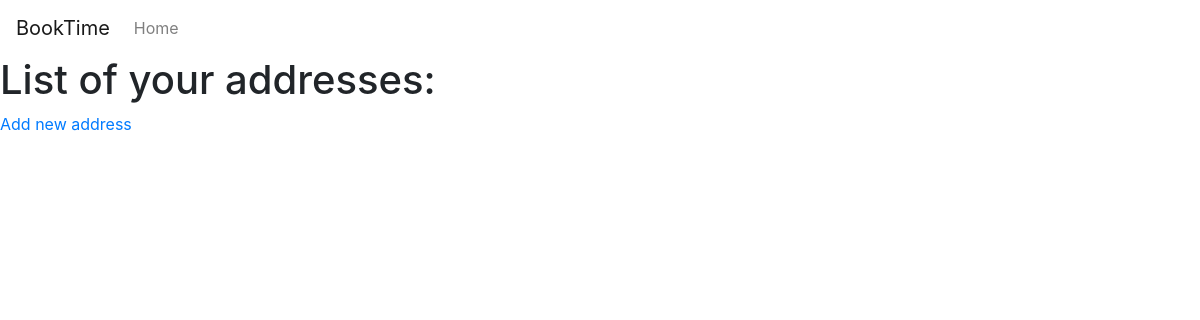
Before: /address/ (signed in) with the older database file.
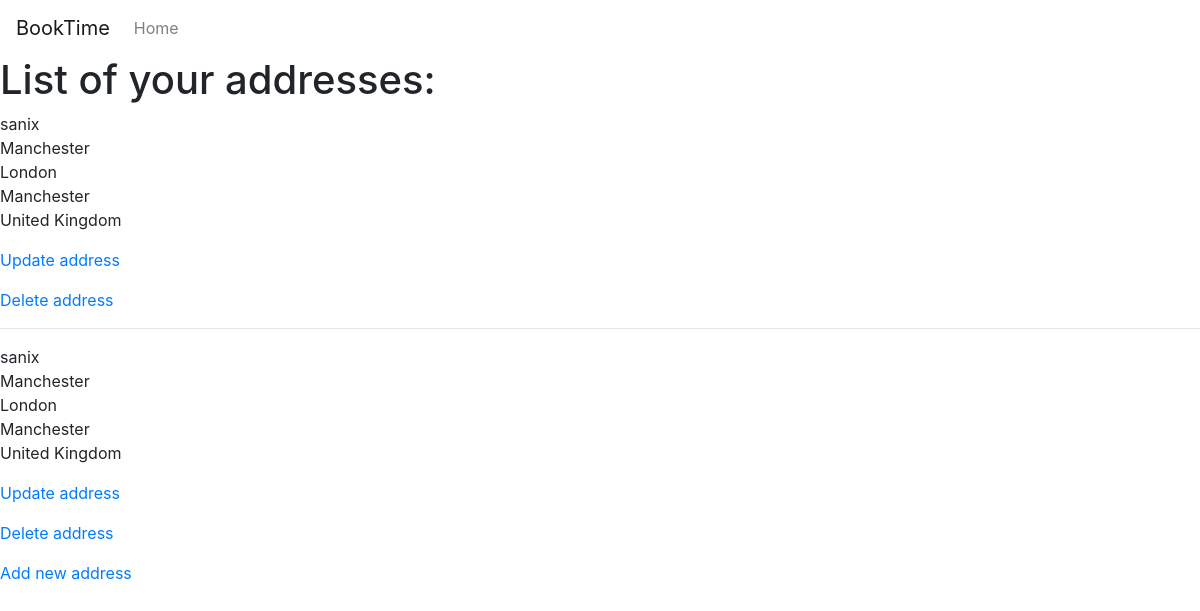
After: the same page with the newer database file.
### main/models.py (models this page shows, shortened)
class Address(models.Model):
    SUPPORTED_COUNTRIES=(
        ('uk', 'United Kingdom'),
        ('us', 'United States of America'),
    )
    user=models.ForeignKey(User, on_delete=models.CASCADE)
    name=models.CharField(max_length=60)
    address1=models.CharField("Address line 1", max_length=60)
    address2=models.CharField(
        "Address line 2", max_length=60, blank=True
    )
    zip_code=models.CharField(
        "ZIP / Postal code", max_length=12
    )
    city=models.CharField(max_length=60)
    country=models.CharField(
        max_length=3, choices=SUPPORTED_COUNTRIES
    )

### main/views.py (the view)
# urls.py: path('address/', views.AddressListView.as_view(),
class AddressListView(LoginRequiredMixin, ListView):
    model=models.Address
    template_name='main/address_list.html'
    def get_queryset(self):
        return self.model.objects.filter(user=self.request.user)

### main/templates/main/address_list.html
{% extends "base.html" %}
{% block content %}
  <h1>List of your addresses:</h1>
  {% for address in object_list %}
    <p>
      {{ address.name }}<br>
      {{ address.address1 }}<br>
      {{ address.address2 }}<br>
      {{ address.city }}<br>
      {{ address.get_country_display }}<br>
    </p>
    <p>
      <a href="{% url "address_update" address.id %}">Update
address</a>
    </p>
    <p>
       <a href="{% url "address_delete" address.id %}">Delete
address</a>
    </p>
    {% if not forloop.last %}
      <hr>
    {% endif %}
  {% endfor %}
  <p>
    <a href="{% url "address_create" %}">Add new address</a>
  </p>
{% endblock content %}

Changed rows visible on the page:
added Address: name "sanix", address1 "Manchester", address2 "London", city "Manchester", country "United Kingdom"
added Address: name "sanix", address1 "Manchester", address2 "London", city "Manchester", country "United Kingdom"
